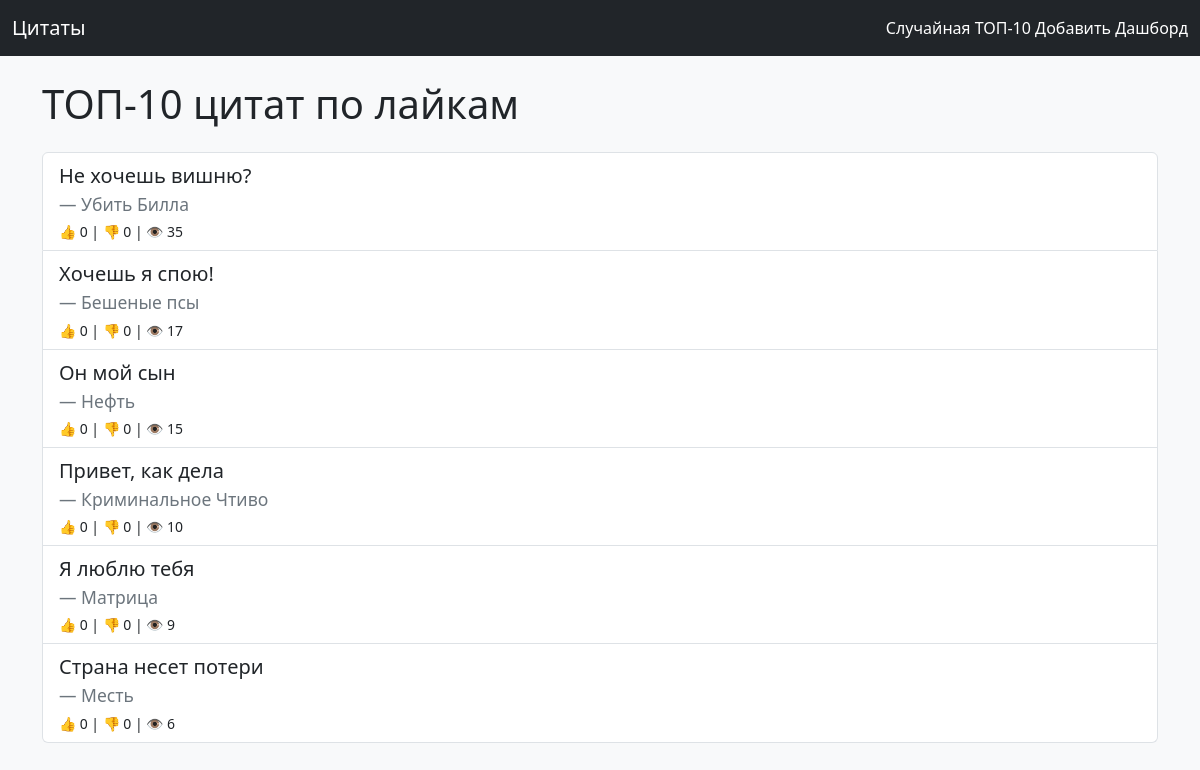
The page /top/ on the database as committed earlier.
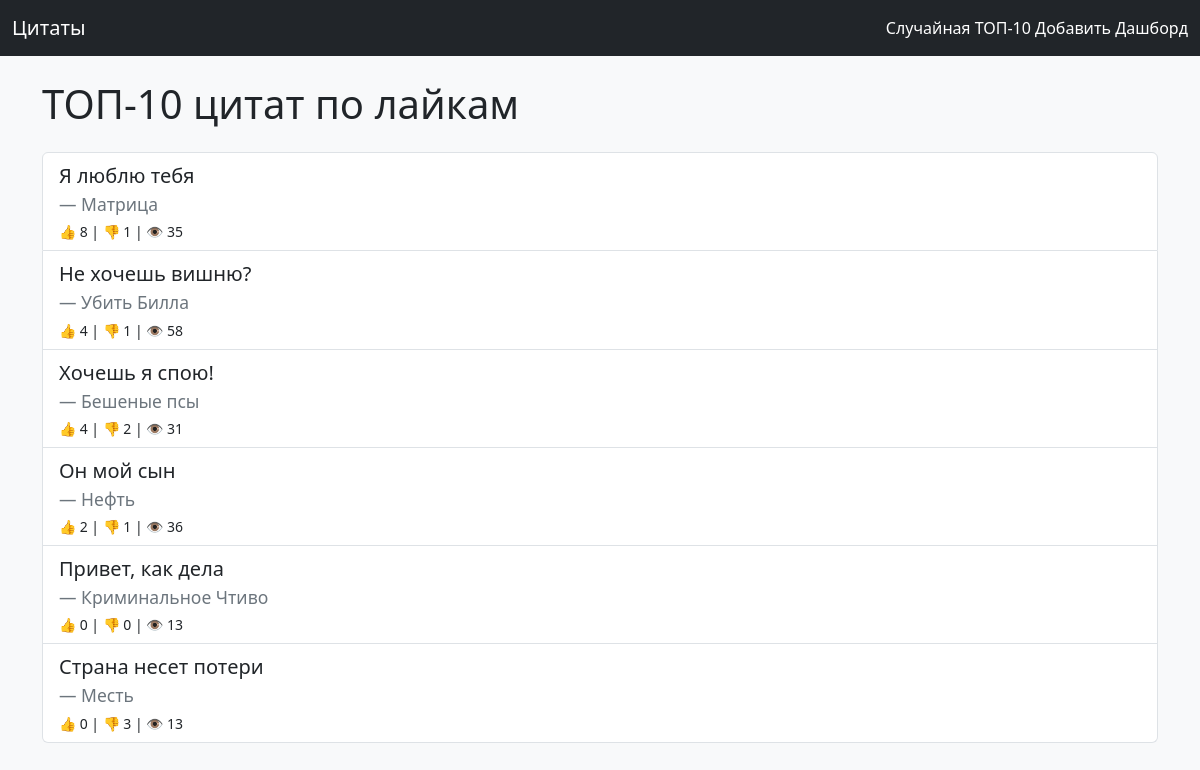
The same page on the database as committed later.
### quotes/models.py (models this page shows, shortened)
class Quote(models.Model):
    text = models.TextField(unique=True)
    source = models.CharField(max_length=255)
    weight = models.PositiveIntegerField(default=1)
    views = models.PositiveIntegerField(default=0)
    likes = models.IntegerField(default=0)
    dislikes = models.IntegerField(default=0)
    created_at = models.DateTimeField(auto_now_add=True)
    class Meta:
        ordering = ["-created_at"]

### quotes/views.py (the view)
# urls.py: path("top/", views.top_quotes, name="top_quotes"),
def top_quotes(request):
    quotes = Quote.objects.order_by("-likes", "-views")[:10]
    return render(request, "quotes/top_quotes.html", {"quotes": quotes})

### quotes/templates/quotes/top_quotes.html (shortened to what this page needs)
{% extends "quotes/base.html" %}
{% block content %}
  <h1 class="mb-4">ТОП-10 цитат по лайкам</h1>
  <div class="list-group">
    {% for q in quotes %}
      <div class="list-group-item">
        <blockquote class="blockquote mb-1">
          <p>{{ q.text }}</p>
          <footer class="blockquote-footer">{{ q.source }}</footer>
        </blockquote>
        <small>👍 {{ q.likes }} | 👎 {{ q.dislikes }} | 👁 {{ q.views }}</small>
      </div>
    {% empty %}
      <div class="alert alert-warning">Нет цитат.</div>
    {% endfor %}
  </div>
{% endblock %}

Rows that differ between the two databases and show on the page:
changed Quote "Я люблю тебя": likes "0" → "8"; dislikes "0" → "1"; views "9" → "35"; moves up the list
changed Quote "Не хочешь вишню?": likes "0" → "4"; dislikes "0" → "1"; views "35" → "58"
changed Quote "Хочешь я спою!": likes "0" → "4"; dislikes "0" → "2"; views "17" → "31"
changed Quote "Он мой сын": likes "0" → "2"; dislikes "0" → "1"; views "15" → "36"
changed Quote "Привет, как дела": views "10" → "13"
changed Quote "Страна несет потери": dislikes "0" → "3"; views "6" → "13"
